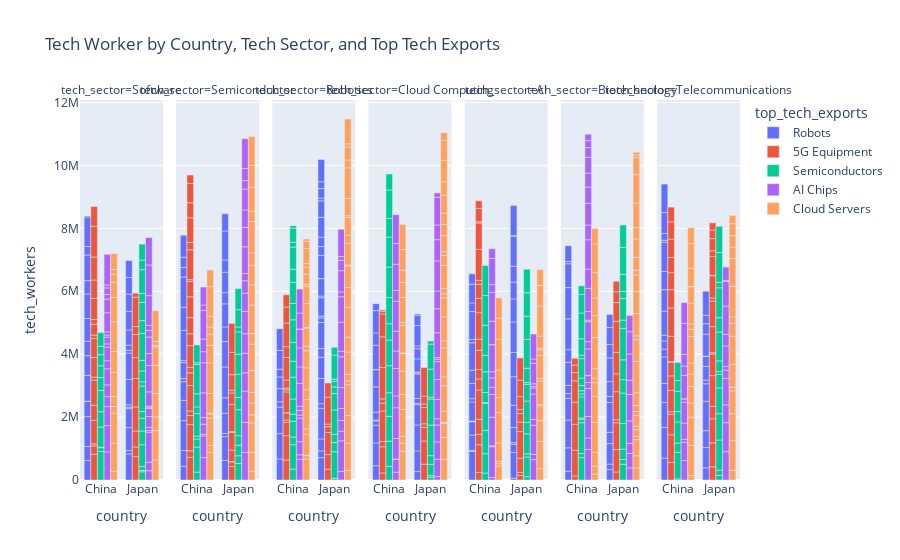

Notebook cell for this chart:
### Markdown cell above
###  Tech Worker by Country, Tech Sector, and Top Tech Exports

### Code cell
fig = px.bar(
    df, 
    x='country', 
    y='tech_workers', 
    color='top_tech_exports', 
    facet_col='tech_sector', 
    title=' Tech Worker by Country, Tech Sector, and Top Tech Exports',
    labels={'market_share':'Market Share (%)'}, 
    barmode='group',
    color_continuous_scale=px.colors.sequential.Rainbow
)

fig.show()

### Figure 1 — Plotly figure (JSON) as saved in the notebook; plotly's stock layout.template omitted (floating-point values rounded to 4 significant figures)
{"data": [{"alignmentgroup": "True", "hovertemplate": "top_tech_exports=Robots<br>tech_sector=Software<br>country=%{x}<br>tech_workers=%{y}<extra></extra>", "legendgroup": "Robots", "marker": {"color": "#636efa", "pattern": {"shape": ""}}, "name": "Robots", "offsetgroup": "Robots", "orientation": "v", "showlegend": true, "textposition": "auto", "type": "bar", "x": ["China", "China", "China", "Japan", "China", "China", "China", "China", "China", "Japan", "China", "Japan", "Japan", "China", "China", "Japan", "Japan", "Japan", "Japan", "China", "Japan", "Japan", "Japan", "Japan", "Japan", "China", "Japan", "China", "China", "Japan"], "xaxis": "x", "y": [621221, 443065, 950600, 828027, 483884, 7674, 820242, 626182, 457868, 112685, 722267, 724120, 603947, 781352, 425337, 47381, 75533, 803004, 840321, 812681, 84102, 166997, 483120, 592046, 548362, 270649, 526753, 937936, 32270, 540478], "yaxis": "y"}, {"alignmentgroup": "True", "hovertemplate": "top_tech_exports=Robots<br>tech_sector=Semiconductor<br>country=%{x}<br>tech_workers=%{y}<extra></extra>", "legendgroup": "Robots", "marker": {"color": "#636efa", "pattern": {"shape": ""}}, "name": "Robots", "offsetgroup": "Robots", "orientation": "v", "showlegend": false, "textposition": "auto", "type": "bar", "x": ["China", "Japan", "China", "Japan", "Japan", "China", "China", "China", "Japan", "Japan", "Japan", "China", "Japan", "China", "China", "Japan", "China", "Japan", "China", "Japan", "China", "Japan", "Japan", "China", "China", "Japan", "Japan", "China"], "xaxis": "x2", "y": [437676, 626542, 501388, 752277, 98184, 946541, 648351, 590464, 647532, 488972, 978406, 98321, 808198, 510169, 67899, 467035, 954288, 732084, 738530, 357302, 959646, 648708, 388128, 302498, 329325, 922811, 547170, 696850], "yaxis": "y2"}, {"alignmentgroup": "True", "hovertemplate": "top_tech_exports=Robots<br>tech_sector=Robotics<br>country=%{x}<br>tech_workers=%{y}<extra></extra>", "legendgroup": "Robots", "marker": {"color": "#636efa", "pattern": {"shape": ""}}, "name": "Robots", "offsetgroup": "Robots", "orientation": "v", "showlegend": false, "textposition": "auto", "type": "bar", "x": ["China", "Japan", "Japan", "China", "Japan", "Japan", "Japan", "Japan", "Japan", "Japan", "China", "China", "Japan", "Japan", "Japan", "China", "Japan", "Japan", "Japan", "Japan", "China", "China", "Japan", "Japan", "Japan", "China", "Japan", "Japan", "Japan", "Japan", "Japan", "China", "Japan"], "xaxis": "x3", "y": [669522, 710688, 214388, 803980, 378307, 973253, 150051, 802819, 672962, 279550, 844168, 167842, 827783, 139673, 59000, 418715, 587346, 53403, 551098, 3897, 371077, 246884, 736526, 280848, 300401, 599600, 628176, 523875, 86945, 304779, 214784, 686283, 711941], "yaxis": "y3"}, {"alignmentgroup": "True", "hovertemplate": "top_tech_exports=Robots<br>tech_sector=Cloud Computing<br>country=%{x}<br>tech_workers=%{y}<extra></extra>", "legendgroup": "Robots", "marker": {"color": "#636efa", "pattern": {"shape": ""}}, "name": "Robots", "offsetgroup": "Robots", "orientation": "v", "showlegend": false, "textposition": "auto", "type": "bar", "x": ["Japan", "Japan", "Japan", "Japan", "Japan", "Japan", "Japan", "China", "Japan", "China", "China", "China", "Japan", "Japan", "China", "China", "China", "Japan", "Japan", "Japan", "China", "Japan", "China", "China", "China", "Japan", "China", "China"], "xaxis": "x4", "y": [267852, 657941, 822998, 643117, 43123, 160360, 771796, 453524, 39758, 723900, 567576, 135870, 28230, 414516, 23112, 253823, 803491, 323273, 90749, 646109, 545193, 328782, 2422, 777090, 387977, 39348, 711907, 220135], "yaxis": "y4"}, {"alignmentgroup": "True", "hovertemplate": "top_tech_exports=Robots<br>tech_sector=AI<br>country=%{x}<br>tech_workers=%{y}<extra></extra>", "legendgroup": "Robots", "marker": {"color": "#636efa", "pattern": {"shape": ""}}, "name": "Robots", "offsetgroup": "Robots", "orientation": "v", "showlegend": false, "textposition": "auto", "type": "bar", "x": ["China", "China", "Japan", "Japan", "China", "Japan", "China", "Japan", "China", "Japan", "Japan", "Japan", "China", "China", "China", "Japan", "China", "China", "Japan", "Japan", "Japan", "China", "China", "China", "Japan", "Japan", "China", "China", "Japan", "China", "Japan"], "xaxis": "x5", "y": [914680, 27862, 56310, 819384, 488117, 259486, 422987, 54084, 4795, 480504, 707121, 906543, 15088, 608778, 103279, 770490, 484115, 420621, 972157, 730646, 535553, 871616, 107483, 884824, 501980, 958295, 276137, 594893, 13513, 329867, 957383], "yaxis": "y5"}, {"alignmentgroup": "True", "hovertemplate": "top_tech_exports=Robots<br>tech_sector=Biotechnology<br>country=%{x}<br>tech_workers=%{y}<extra></extra>", "legendgroup": "Robots", "marker": {"color": "#636efa", "pattern": {"shape": ""}}, "name": "Robots", "offsetgroup": "Robots", "orientation": "v", "showlegend": false, "textposition": "auto", "type": "bar", "x": ["Japan", "Japan", "China", "Japan", "China", "China", "Japan", "China", "Japan", "Japan", "China", "Japan", "Japan", "China", "China", "China", "China", "China", "China", "China", "Japan", "Japan", "China", "Japan"], "xaxis": "x6", "y": [329750, 176417, 280403, 652096, 742341, 883614, 358015, 688941, 947829, 191780, 148078, 470631, 757319, 262156, 736102, 400560, 981542, 993329, 756273, 69557, 425113, 541419, 507164, 414826], "yaxis": "y6"}, {"alignmentgroup": "True", "hovertemplate": "top_tech_exports=Robots<br>tech_sector=Telecommunications<br>country=%{x}<br>tech_workers=%{y}<extra></extra>", "legendgroup": "Robots", "marker": {"color": "#636efa", "pattern": {"shape": ""}}, "name": "Robots", "offsetgroup": "Robots", "orientation": "v", "showlegend": false, "textposition": "auto", "type": "bar", "x": ["Japan", "Japan", "China", "China", "China", "Japan", "Japan", "Japan", "China", "Japan", "Japan", "China", "China", "Japan", "China", "China", "China", "Japan", "China", "Japan", "China", "China", "China", "Japan", "China", "Japan", "China", "China", "Japan"], "xaxis": "x7", "y": [388538, 642280, 697113, 973546, 798506, 536756, 933739, 556372, 601029, 119307, 431428, 843188, 248763, 322702, 257509, 185159, 761963, 8845, 681829, 699067, 582568, 929806, 61364, 328563, 213229, 272339, 668838, 902674, 762557], "yaxis": "y7"}, {"alignmentgroup": "True", "hovertemplate": "top_tech_exports=5G Equipment<br>tech_sector=Software<br>country=%{x}<br>tech_workers=%{y}<extra></extra>", "legendgroup": "5G Equipment", "marker": {"color": "#EF553B", "pattern": {"shape": ""}}, "name": "5G Equipment", "offsetgroup": "5G Equipment", "orientation": "v", "showlegend": true, "textposition": "auto", "type": "bar", "x": ["Japan", "China", "Japan", "China", "Japan", "Japan", "China", "China", "China", "China", "Japan", "China", "China", "China", "China", "China", "Japan", "Japan", "Japan", "China", "China", "China", "Japan", "Japan", "China", "China", "China"], "xaxis": "x", "y": [743829, 821702, 307291, 263188, 506264, 767006, 65552, 743167, 479944, 799080, 901887, 100042, 619242, 607220, 105946, 348540, 665610, 732464, 253663, 147838, 671848, 584618, 934571, 126711, 731701, 981888, 622481], "yaxis": "y"}, {"alignmentgroup": "True", "hovertemplate": "top_tech_exports=5G Equipment<br>tech_sector=Semiconductor<br>country=%{x}<br>tech_workers=%{y}<extra></extra>", "legendgroup": "5G Equipment", "marker": {"color": "#EF553B", "pattern": {"shape": ""}}, "name": "5G Equipment", "offsetgroup": "5G Equipment", "orientation": "v", "showlegend": false, "textposition": "auto", "type": "bar", "x": ["Japan", "Japan", "China", "China", "China", "China", "China", "Japan", "Japan", "Japan", "Japan", "China", "Japan", "China", "China", "Japan", "China", "China", "Japan", "Japan", "China", "China", "China", "China", "Japan", "China", "Japan", "China", "China", "China", "China", "Japan", "China"], "xaxis": "x2", "y": [431928, 144794, 719896, 208069, 833753, 287284, 145031, 7874, 366187, 557972, 29761, 810275, 860711, 401399, 172947, 367341, 690861, 379485, 88159, 492215, 510399, 662796, 493908, 53372, 712146, 948026, 927284, 232611, 785535, 475680, 612778, 8272, 271019], "yaxis": "y2"}, {"alignmentgroup": "True", "hovertemplate": "top_tech_exports=5G Equipment<br>tech_sector=Robotics<br>country=%{x}<br>tech_workers=%{y}<extra></extra>", "legendgroup": "5G Equipment", "marker": {"color": "#EF553B", "pattern": {"shape": ""}}, "name": "5G Equipment", "offsetgroup": "5G Equipment", "orientation": "v", "showlegend": false, "textposition": "auto", "type": "bar", "x": ["China", "Japan", "Japan", "China", "China", "China", "China", "China", "China", "Japan", "China", "China", "China", "China", "Japan", "China", "Japan", "Japan", "China", "Japan", "China", "China"], "xaxis": "x3", "y": [632456, 345994, 463124, 777672, 421403, 76073, 226293, 3772, 662418, 702161, 68036, 58228, 252780, 720707, 182891, 338342, 82501, 858622, 751486, 447970, 508618, 389007], "yaxis": "y3"}, {"alignmentgroup": "True", "hovertemplate": "top_tech_exports=5G Equipment<br>tech_sector=Cloud Computing<br>country=%{x}<br>tech_workers=%{y}<extra></extra>", "legendgroup": "5G Equipment", "marker": {"color": "#EF553B", "pattern": {"shape": ""}}, "name": "5G Equipment", "offsetgroup": "5G Equipment", "orientation": "v", "showlegend": false, "textposition": "auto", "type": "bar", "x": ["China", "Japan", "Japan", "Japan", "China", "China", "Japan", "China", "Japan", "China", "China", "China", "Japan", "Japan", "China", "Japan", "China", "China", "China"], "xaxis": "x4", "y": [225028, 502253, 737641, 437506, 831750, 163961, 109296, 973834, 522258, 249207, 135933, 996999, 108487, 250349, 975361, 905957, 726237, 81453, 45591], "yaxis": "y4"}, {"alignmentgroup": "True", "hovertemplate": "top_tech_exports=5G Equipment<br>tech_sector=AI<br>country=%{x}<br>tech_workers=%{y}<extra></extra>", "legendgroup": "5G Equipment", "marker": {"color": "#EF553B", "pattern": {"shape": ""}}, "name": "5G Equipment", "offsetgroup": "5G Equipment", "orientation": "v", "showlegend": false, "textposition": "auto", "type": "bar", "x": ["Japan", "China", "Japan", "China", "China", "China", "China", "Japan", "Japan", "China", "Japan", "China", "China", "China", "Japan", "China", "China", "Japan", "China", "China", "China", "China", "China", "China", "Japan", "China", "Japan", "Japan"], "xaxis": "x5", "y": [148705, 240934, 91544, 881229, 329444, 476817, 932413, 451291, 847567, 350287, 303944, 304765, 609888, 348599, 271405, 845366, 454410, 122400, 446909, 123436, 986440, 839822, 38456, 426781, 413471, 239934, 525131, 703901], "yaxis": "y5"}, {"alignmentgroup": "True", "hovertemplate": "top_tech_exports=5G Equipment<br>tech_sector=Biotechnology<br>country=%{x}<br>tech_workers=%{y}<extra></extra>", "legendgroup": "5G Equipment", "marker": {"color": "#EF553B", "pattern": {"shape": ""}}, "name": "5G Equipment", "offsetgroup": "5G Equipment", "orientation": "v", "showlegend": false, "textposition": "auto", "type": "bar", "x": ["Japan", "China", "Japan", "Japan", "China", "China", "China", "Japan", "Japan", "Japan", "China", "Japan", "Japan", "Japan", "Japan", "China", "Japan", "China", "China"], "xaxis": "x6", "y": [256911, 127244, 710648, 853159, 819309, 819678, 703844, 94156, 891732, 569614, 683619, 682577, 987638, 593990, 343204, 260462, 331760, 237813, 215710], "yaxis": "y6"}, {"alignmentgroup": "True", "hovertemplate": "top_tech_exports=5G Equipment<br>tech_sector=Telecommunications<br>country=%{x}<br>tech_workers=%{y}<extra></extra>", "legendgroup": "5G Equipment", "marker": {"color": "#EF553B", "pattern": {"shape": ""}}, "name": "5G Equipment", "offsetgroup": "5G Equipment", "orientation": "v", "showlegend": false, "textposition": "auto", "type": "bar", "x": ["China", "China", "China", "China", "China", "China", "Japan", "China", "China", "Japan", "Japan", "Japan", "Japan", "China", "Japan", "China", "Japan", "China", "Japan", "China", "China", "Japan", "Japan", "Japan", "Japan", "Japan", "Japan", "China", "Japan", "China", "China", "Japan", "Japan"], "xaxis": "x7", "y": [560102, 877415, 648310, 83267, 682369, 459266, 419813, 423843, 25710, 761796, 764513, 399352, 973204, 807921, 685683, 899053, 42509, 582328, 827771, 540942, 484181, 812500, 99585, 707381, 13320, 595375, 181314, 583602, 389212, 547336, 468961, 270303, 231891], "yaxis": "y7"}, {"alignmentgroup": "True", "hovertemplate": "top_tech_exports=Semiconductors<br>tech_sector=Software<br>country=%{x}<br>tech_workers=%{y}<extra></extra>", "legendgroup": "Semiconductors", "marker": {"color": "#00cc96", "pattern": {"shape": ""}}, "name": "Semiconductors", "offsetgroup": "Semiconductors", "orientation": "v", "showlegend": true, "textposition": "auto", "type": "bar", "x": ["Japan", "China", "Japan", "Japan", "Japan", "China", "Japan", "Japan", "China", "China", "China", "Japan", "Japan", "China", "Japan", "Japan", "Japan", "China", "Japan", "China", "China", "Japan", "China", "Japan", "Japan", "Japan", "China", "Japan", "Japan"], "xaxis": "x", "y": [260824, 902884, 44275, 124559, 691894, 123930, 433949, 410918, 15965, 639279, 488923, 208556, 811122, 674904, 132805, 348212, 337953, 410525, 852378, 375112, 351729, 407709, 270377, 583039, 284786, 752341, 431753, 306241, 507526], "yaxis": "y"}, {"alignmentgroup": "True", "hovertemplate": "top_tech_exports=Semiconductors<br>tech_sector=Semiconductor<br>country=%{x}<br>tech_workers=%{y}<extra></extra>", "legendgroup": "Semiconductors", "marker": {"color": "#00cc96", "pattern": {"shape": ""}}, "name": "Semiconductors", "offsetgroup": "Semiconductors", "orientation": "v", "showlegend": false, "textposition": "auto", "type": "bar", "x": ["Japan", "China", "Japan", "Japan", "Japan", "China", "Japan", "Japan", "China", "Japan", "Japan", "Japan", "Japan", "China", "China", "Japan", "China", "China", "China", "Japan", "China", "China", "Japan"], "xaxis": "x2", "y": [524229, 250469, 247766, 336519, 301351, 794751, 823389, 393223, 257355, 734120, 638438, 707392, 158745, 92409, 716933, 548532, 212035, 416242, 932269, 672033, 56903, 562125, 15696], "yaxis": "y2"}, {"alignmentgroup": "True", "hovertemplate": "top_tech_exports=Semiconductors<br>tech_sector=Robotics<br>country=%{x}<br>tech_workers=%{y}<extra></extra>", "legendgroup": "Semiconductors", "marker": {"color": "#00cc96", "pattern": {"shape": ""}}, "name": "Semiconductors", "offsetgroup": "Semiconductors", "orientation": "v", "showlegend": false, "textposition": "auto", "type": "bar", "x": ["Japan", "China", "China", "Japan", "Japan", "China", "China", "Japan", "Japan", "Japan", "China", "China", "China", "China", "Japan", "China", "Japan", "China", "China", "China", "Japan", "China", "Japan", "China", "China", "China", "Japan", "China"], "xaxis": "x3", "y": [55776, 347411, 775334, 843280, 290502, 243665, 502168, 258917, 778490, 519586, 225239, 478756, 696405, 508102, 215291, 596274, 176776, 719455, 518078, 669605, 67952, 420029, 765097, 704480, 155739, 445849, 248333, 78288], "yaxis": "y3"}, {"alignmentgroup": "True", "hovertemplate": "top_tech_exports=Semiconductors<br>tech_sector=Cloud Computing<br>country=%{x}<br>tech_workers=%{y}<extra></extra>", "legendgroup": "Semiconductors", "marker": {"color": "#00cc96", "pattern": {"shape": ""}}, "name": "Semiconductors", "offsetgroup": "Semiconductors", "orientation": "v", "showlegend": false, "textposition": "auto", "type": "bar", "x": ["Japan", "Japan", "China", "Japan", "China", "Japan", "China", "China", "China", "Japan", "China", "Japan", "Japan", "Japan", "China", "China", "China", "China", "Japan", "China", "China", "Japan", "China"], "xaxis": "x4", "y": [90082, 48377, 435546, 361134, 798262, 273961, 790161, 749407, 860201, 969944, 814842, 828725, 61593, 891510, 520130, 830004, 971808, 951546, 794320, 594570, 902919, 101317, 506841], "yaxis": "y4"}, {"alignmentgroup": "True", "hovertemplate": "top_tech_exports=Semiconductors<br>tech_sector=AI<br>country=%{x}<br>tech_workers=%{y}<extra></extra>", "legendgroup": "Semiconductors", "marker": {"color": "#00cc96", "pattern": {"shape": ""}}, "name": "Semiconductors", "offsetgroup": "Semiconductors", "orientation": "v", "showlegend": false, "textposition": "auto", "type": "bar", "x": ["Japan", "Japan", "Japan", "Japan", "China", "China", "Japan", "China", "China", "Japan", "Japan", "China", "Japan", "China", "Japan", "Japan", "Japan", "China", "China", "Japan", "China", "Japan", "China", "China"], "xaxis": "x5", "y": [105255, 625355, 100126, 636721, 221271, 612722, 364084, 743345, 863673, 679269, 530279, 19300, 54839, 321828, 457091, 917122, 734989, 657867, 527399, 743915, 952463, 753196, 945342, 953486], "yaxis": "y5"}, {"alignmentgroup": "True", "hovertemplate": "top_tech_exports=Semiconductors<br>tech_sector=Biotechnology<br>country=%{x}<br>tech_workers=%{y}<extra></extra>", "legendgroup": "Semiconductors", "marker": {"color": "#00cc96", "pattern": {"shape": ""}}, "name": "Semiconductors", "offsetgroup": "Semiconductors", "orientation": "v", "showlegend": false, "textposition": "auto", "type": "bar", "x": ["Japan", "Japan", "China", "China", "Japan", "China", "China", "China", "China", "China", "Japan", "China", "Japan", "China", "China", "China", "Japan", "China", "Japan", "Japan", "China", "China", "China", "Japan", "China", "Japan", "Japan", "Japan", "Japan", "Japan"], "xaxis": "x6", "y": [500568, 151586, 711203, 129316, 329120, 980830, 111281, 37221, 672223, 94770, 815890, 100164, 965212, 167999, 234181, 618419, 428291, 112554, 628629, 994370, 517388, 820727, 591172, 268472, 275065, 690499, 225402, 540199, 855306, 710224], "yaxis": "y6"}, {"alignmentgroup": "True", "hovertemplate": "top_tech_exports=Semiconductors<br>tech_sector=Telecommunications<br>country=%{x}<br>tech_workers=%{y}<extra></extra>", "legendgroup": "Semiconductors", "marker": {"color": "#00cc96", "pattern": {"shape": ""}}, "name": "Semiconductors", "offsetgroup": "Semiconductors", "orientation": "v", "showlegend": false, "textposition": "auto", "type": "bar", "x": ["Japan", "Japan", "China", "China", "Japan", "Japan", "Japan", "China", "Japan", "China", "Japan", "China", "China", "Japan", "Japan", "Japan", "Japan", "China", "Japan", "Japan", "Japan", "China"], "xaxis": "x7", "y": [144404, 169730, 37104, 844470, 958161, 835798, 817957, 293165, 437651, 670015, 84807, 329099, 646728, 336663, 918618, 457123, 949591, 342184, 174432, 945972, 835623, 573815], "yaxis": "y7"}, {"alignmentgroup": "True", "hovertemplate": "top_tech_exports=AI Chips<br>tech_sector=Software<br>country=%{x}<br>tech_workers=%{y}<extra></extra>", "legendgroup": "AI Chips", "marker": {"color": "#ab63fa", "pattern": {"shape": ""}}, "name": "AI Chips", "offsetgroup": "AI Chips", "orientation": "v", "showlegend": true, "textposition": "auto", "type": "bar", "x": ["Japan", "Japan", "China", "China", "Japan", "Japan", "China", "Japan", "Japan", "China", "China", "Japan", "China", "Japan", "China", "Japan", "China", "China", "Japan", "China", "China", "Japan", "Japan", "China", "Japan", "China", "Japan", "China", "China", "Japan", "Japan", "Japan", "China", "China", "Japan", "China"], "xaxis": "x", "y": [294382, 274142, 891046, 838799, 946274, 54537, 604587, 105711, 342155, 316176, 373472, 263705, 509981, 19082, 255499, 49274, 435149, 101836, 454342, 214309, 66770, 836062, 382682, 103437, 523058, 605552, 206131, 434386, 149101, 166142, 942085, 975061, 206287, 93542, 875165, 975197], "yaxis": "y"}, {"alignmentgroup": "True", "hovertemplate": "top_tech_exports=AI Chips<br>tech_sector=Semiconductor<br>country=%{x}<br>tech_workers=%{y}<extra></extra>", "legendgroup": "AI Chips", "marker": {"color": "#ab63fa", "pattern": {"shape": ""}}, "name": "AI Chips", "offsetgroup": "AI Chips", "orientation": "v", "showlegend": false, "textposition": "auto", "type": "bar", "x": ["China", "China", "Japan", "Japan", "Japan", "China", "Japan", "China", "Japan", "China", "Japan", "Japan", "Japan", "Japan", "China", "Japan", "China", "China", "Japan", "Japan", "China", "Japan", "Japan", "China", "China", "Japan", "China", "Japan", "Japan"], "xaxis": "x2", "y": [710891, 690949, 877468, 953041, 994850, 51354, 581867, 319341, 622256, 212831, 620588, 708199, 580199, 395938, 785864, 230557, 955057, 353801, 847496, 616889, 402238, 555006, 664416, 907578, 174042, 268793, 570189, 384382, 947793], "yaxis": "y2"}, {"alignmentgroup": "True", "hovertemplate": "top_tech_exports=AI Chips<br>tech_sector=Robotics<br>country=%{x}<br>tech_workers=%{y}<extra></extra>", "legendgroup": "AI Chips", "marker": {"color": "#ab63fa", "pattern": {"shape": ""}}, "name": "AI Chips", "offsetgroup": "AI Chips", "orientation": "v", "showlegend": false, "textposition": "auto", "type": "bar", "x": ["China", "China", "China", "Japan", "Japan", "China", "China", "Japan", "China", "Japan", "Japan", "China", "Japan", "China", "Japan", "China", "China", "China", "Japan", "China", "China", "Japan", "Japan", "Japan", "Japan", "China", "Japan", "Japan", "Japan"], "xaxis": "x3", "y": [654162, 146593, 416491, 271425, 972755, 751399, 97273, 308444, 149005, 341514, 380918, 131656, 662855, 723336, 978375, 526038, 600548, 591659, 177276, 12465, 506687, 925522, 807257, 150838, 676775, 762755, 330250, 117349, 870018], "yaxis": "y3"}, {"alignmentgroup": "True", "hovertemplate": "top_tech_exports=AI Chips<br>tech_sector=Cloud Computing<br>country=%{x}<br>tech_workers=%{y}<extra></extra>", "legendgroup": "AI Chips", "marker": {"color": "#ab63fa", "pattern": {"shape": ""}}, "name": "AI Chips", "offsetgroup": "AI Chips", "orientation": "v", "showlegend": false, "textposition": "auto", "type": "bar", "x": ["Japan", "Japan", "China", "Japan", "China", "Japan", "China", "Japan", "Japan", "China", "Japan", "China", "Japan", "China", "Japan", "Japan", "Japan", "Japan", "Japan", "Japan", "China", "China", "Japan", "Japan", "China", "China", "Japan", "China", "China", "Japan", "China", "China"], "xaxis": "x4", "y": [107643, 554324, 247804, 549937, 403767, 540250, 16614, 193225, 613101, 651472, 635092, 977089, 568653, 376565, 76370, 56829, 784151, 762599, 567395, 955753, 871435, 557283, 675153, 466423, 628731, 950194, 883120, 345769, 834397, 134219, 655661, 916312], "yaxis": "y4"}, {"alignmentgroup": "True", "hovertemplate": "top_tech_exports=AI Chips<br>tech_sector=AI<br>country=%{x}<br>tech_workers=%{y}<extra></extra>", "legendgroup": "AI Chips", "marker": {"color": "#ab63fa", "pattern": {"shape": ""}}, "name": "AI Chips", "offsetgroup": "AI Chips", "orientation": "v", "showlegend": false, "textposition": "auto", "type": "bar", "x": ["China", "Japan", "Japan", "China", "China", "China", "China", "Japan", "China", "China", "China", "China", "China", "China", "Japan", "Japan", "Japan", "Japan", "China", "Japan", "Japan", "Japan", "China", "Japan", "China", "China"], "xaxis": "x5", "y": [78086, 647986, 167111, 979719, 32651, 902190, 724397, 925150, 229929, 297901, 197981, 857017, 4415, 739968, 185967, 805976, 191834, 52150, 919439, 81300, 655717, 133098, 249165, 794369, 829863, 307552], "yaxis": "y5"}, {"alignmentgroup": "True", "hovertemplate": "top_tech_exports=AI Chips<br>tech_sector=Biotechnology<br>country=%{x}<br>tech_workers=%{y}<extra></extra>", "legendgroup": "AI Chips", "marker": {"color": "#ab63fa", "pattern": {"shape": ""}}, "name": "AI Chips", "offsetgroup": "AI Chips", "orientation": "v", "showlegend": false, "textposition": "auto", "type": "bar", "x": ["China", "China", "Japan", "China", "China", "China", "China", "China", "Japan", "China", "China", "China", "Japan", "Japan", "China", "Japan", "Japan", "China", "Japan", "China", "China", "China", "China", "China", "China", "China", "China", "China", "Japan", "China", "China", "Japan"], "xaxis": "x6", "y": [969639, 366752, 385308, 682620, 888256, 192863, 216689, 11630, 458645, 838824, 229870, 633799, 325960, 709899, 50448, 837662, 452622, 273399, 838127, 738267, 611937, 932026, 469895, 688690, 516531, 444037, 500445, 310603, 704872, 222089, 203083, 514227], "yaxis": "y6"}, {"alignmentgroup": "True", "hovertemplate": "top_tech_exports=AI Chips<br>tech_sector=Telecommunications<br>country=%{x}<br>tech_workers=%{y}<extra></extra>", "legendgroup": "AI Chips", "marker": {"color": "#ab63fa", "pattern": {"shape": ""}}, "name": "AI Chips", "offsetgroup": "AI Chips", "orientation": "v", "showlegend": false, "textposition": "auto", "type": "bar", "x": ["China", "Japan", "Japan", "China", "China", "Japan", "Japan", "China", "China", "China", "China", "Japan", "Japan", "China", "China", "Japan", "Japan", "China", "Japan", "Japan", "Japan", "China", "China", "Japan"], "xaxis": "x7", "y": [618099, 900889, 921432, 583101, 94643, 565499, 842079, 512761, 665449, 105260, 2568, 262268, 113791, 745045, 295074, 653696, 372008, 372468, 898145, 783098, 33564, 984630, 660519, 423263], "yaxis": "y7"}, {"alignmentgroup": "True", "hovertemplate": "top_tech_exports=Cloud Servers<br>tech_sector=Software<br>country=%{x}<br>tech_workers=%{y}<extra></extra>", "legendgroup": "Cloud Servers", "marker": {"color": "#FFA15A", "pattern": {"shape": ""}}, "name": "Cloud Servers", "offsetgroup": "Cloud Servers", "orientation": "v", "showlegend": true, "textposition": "auto", "type": "bar", "x": ["China", "China", "Japan", "Japan", "China", "Japan", "Japan", "Japan", "China", "Japan", "China", "China", "China", "Japan", "Japan", "China", "China", "China", "China", "China", "Japan", "China"], "xaxis": "x", "y": [276696, 893671, 636223, 933360, 957256, 437202, 739703, 899694, 207190, 584292, 318685, 769616, 663961, 47851, 128345, 945586, 770693, 479214, 256526, 151073, 972775, 507960], "yaxis": "y"}, {"alignmentgroup": "True", "hovertemplate": "top_tech_exports=Cloud Servers<br>tech_sector=Semiconductor<br>country=%{x}<br>tech_workers=%{y}<extra></extra>", "legendgroup": "Cloud Servers", "marker": {"color": "#FFA15A", "pattern": {"shape": ""}}, "name": "Cloud Servers", "offsetgroup": "Cloud Servers", "orientation": "v", "showlegend": false, "textposition": "auto", "type": "bar", "x": ["China", "China", "Japan", "Japan", "Japan", "Japan", "Japan", "China", "China", "China", "Japan", "China", "China", "China", "Japan", "Japan", "Japan", "Japan", "China", "Japan", "Japan", "China", "China", "Japan", "Japan", "Japan", "Japan", "China", "Japan", "China", "Japan"], "xaxis": "x2", "y": [877994, 221253, 280612, 594929, 937549, 258684, 379252, 866025, 139208, 15409, 331007, 628035, 975156, 558932, 696350, 838577, 336868, 909575, 351149, 636074, 633600, 227785, 348094, 386359, 996791, 320824, 767624, 937773, 700525, 531135, 913524], "yaxis": "y2"}, {"alignmentgroup": "True", "hovertemplate": "top_tech_exports=Cloud Servers<br>tech_sector=Robotics<br>country=%{x}<br>tech_workers=%{y}<extra></extra>", "legendgroup": "Cloud Servers", "marker": {"color": "#FFA15A", "pattern": {"shape": ""}}, "name": "Cloud Servers", "offsetgroup": "Cloud Servers", "orientation": "v", "showlegend": false, "textposition": "auto", "type": "bar", "x": ["Japan", "China", "China", "Japan", "China", "Japan", "Japan", "Japan", "Japan", "Japan", "Japan", "Japan", "China", "Japan", "China", "China", "China", "China", "China", "China", "China", "China", "Japan", "China", "Japan", "Japan", "Japan", "Japan", "China", "Japan", "China", "Japan", "Japan", "Japan", "China", "Japan", "China", "China", "China", "China", "Japan", "China", "Japan"], "xaxis": "x3", "y": [303333, 667370, 107662, 870424, 11367, 876449, 979680, 117699, 207003, 712303, 473355, 958282, 669738, 623953, 165998, 933787, 316305, 692360, 541482, 147330, 575661, 20052, 678408, 764164, 33584, 696205, 249552, 565535, 548782, 57721, 55468, 552191, 968774, 249029, 325766, 411963, 224267, 111650, 477468, 233668, 99987, 70781, 790774], "yaxis": "y3"}, {"alignmentgroup": "True", "hovertemplate": "top_tech_exports=Cloud Servers<br>tech_sector=Cloud Computing<br>country=%{x}<br>tech_workers=%{y}<extra></extra>", "legendgroup": "Cloud Servers", "marker": {"color": "#FFA15A", "pattern": {"shape": ""}}, "name": "Cloud Servers", "offsetgroup": "Cloud Servers", "orientation": "v", "showlegend": false, "textposition": "auto", "type": "bar", "x": ["Japan", "Japan", "Japan", "China", "Japan", "Japan", "China", "Japan", "China", "China", "China", "Japan", "Japan", "Japan", "Japan", "Japan", "Japan", "Japan", "China", "China", "China", "China", "China", "Japan", "Japan", "Japan", "Japan", "China", "Japan", "Japan", "Japan", "China", "China", "Japan", "Japan", "Japan", "Japan", "China", "China"], "xaxis": "x4", "y": [657459, 701536, 437928, 914380, 37718, 354409, 258113, 804817, 216687, 852316, 479884, 282281, 921783, 221966, 764226, 606422, 125663, 174012, 741690, 566605, 6578, 890985, 80626, 737750, 317207, 111859, 510179, 794110, 352834, 366515, 573560, 480343, 388717, 419404, 684875, 629651, 248565, 653761, 797033], "yaxis": "y4"}, {"alignmentgroup": "True", "hovertemplate": "top_tech_exports=Cloud Servers<br>tech_sector=AI<br>country=%{x}<br>tech_workers=%{y}<extra></extra>", "legendgroup": "Cloud Servers", "marker": {"color": "#FFA15A", "pattern": {"shape": ""}}, "name": "Cloud Servers", "offsetgroup": "Cloud Servers", "orientation": "v", "showlegend": false, "textposition": "auto", "type": "bar", "x": ["Japan", "Japan", "China", "China", "China", "China", "Japan", "Japan", "China", "Japan", "China", "Japan", "Japan", "Japan", "Japan", "Japan", "China", "China", "Japan", "China", "Japan", "China", "Japan", "Japan"], "xaxis": "x5", "y": [357355, 869769, 443721, 76070, 75666, 581056, 654701, 473737, 970939, 43337, 474511, 749523, 79380, 730641, 175525, 52428, 877082, 982137, 389837, 663008, 956287, 648027, 657757, 494351], "yaxis": "y5"}, {"alignmentgroup": "True", "hovertemplate": "top_tech_exports=Cloud Servers<br>tech_sector=Biotechnology<br>country=%{x}<br>tech_workers=%{y}<extra></extra>", "legendgroup": "Cloud Servers", "marker": {"color": "#FFA15A", "pattern": {"shape": ""}}, "name": "Cloud Servers", "offsetgroup": "Cloud Servers", "orientation": "v", "showlegend": false, "textposition": "auto", "type": "bar", "x": ["Japan", "Japan", "Japan", "China", "China", "Japan", "China", "Japan", "China", "Japan", "Japan", "Japan", "Japan", "China", "Japan", "Japan", "China", "Japan", "Japan", "China", "China", "China", "Japan", "China", "China", "Japan", "China", "Japan", "Japan", "Japan", "Japan", "Japan", "Japan", "China", "Japan", "China", "Japan", "Japan", "Japan"], "xaxis": "x6", "y": [382884, 386910, 514321, 185551, 253400, 104240, 438542, 211213, 956488, 117412, 339803, 121077, 189329, 833147, 407021, 994715, 427446, 694893, 118884, 149534, 296259, 986343, 706785, 695604, 560786, 704379, 809280, 529837, 144329, 413152, 580800, 358171, 787489, 910399, 898194, 492759, 540152, 83285, 89645], "yaxis": "y6"}, {"alignmentgroup": "True", "hovertemplate": "top_tech_exports=Cloud Servers<br>tech_sector=Telecommunications<br>country=%{x}<br>tech_workers=%{y}<extra></extra>", "legendgroup": "Cloud Servers", "marker": {"color": "#FFA15A", "pattern": {"shape": ""}}, "name": "Cloud Servers", "offsetgroup": "Cloud Servers", "orientation": "v", "showlegend": false, "textposition": "auto", "type": "bar", "x": ["China", "Japan", "Japan", "China", "China", "China", "China", "China", "Japan", "China", "Japan", "China", "Japan", "China", "Japan", "Japan", "China", "China", "Japan", "Japan", "Japan", "China", "Japan", "Japan", "Japan", "China", "China", "Japan", "Japan", "China", "China"], "xaxis": "x7", "y": [142474, 307508, 943719, 958228, 898684, 450440, 529853, 387123, 857522, 352959, 724197, 843345, 113728, 223391, 730675, 895575, 175308, 663186, 415533, 194116, 978114, 519401, 881476, 362765, 360931, 5401, 580902, 382290, 266013, 782715, 504208], "yaxis": "y7"}], "layout": {"annotations": [{"font": {}, "showarrow": false, "text": "tech_sector=Software", "x": 0.06286, "xanchor": "center", "xref": "paper", "y": 1, "yanchor": "bottom", "yref": "paper"}, {"font": {}, "showarrow": false, "text": "tech_sector=Semiconductor", "x": 0.2086, "xanchor": "center", "xref": "paper", "y": 1, "yanchor": "bottom", "yref": "paper"}, {"font": {}, "showarrow": false, "text": "tech_sector=Robotics", "x": 0.3543, "xanchor": "center", "xref": "paper", "y": 1, "yanchor": "bottom", "yref": "paper"}, {"font": {}, "showarrow": false, "text": "tech_sector=Cloud Computing", "x": 0.5, "xanchor": "center", "xref": "paper", "y": 1, "yanchor": "bottom", "yref": "paper"}, {"font": {}, "showarrow": false, "text": "tech_sector=AI", "x": 0.6457, "xanchor": "center", "xref": "paper", "y": 1, "yanchor": "bottom", "yref": "paper"}, {"font": {}, "showarrow": false, "text": "tech_sector=Biotechnology", "x": 0.7914, "xanchor": "center", "xref": "paper", "y": 1, "yanchor": "bottom", "yref": "paper"}, {"font": {}, "showarrow": false, "text": "tech_sector=Telecommunications", "x": 0.9371, "xanchor": "center", "xref": "paper", "y": 1, "yanchor": "bottom", "yref": "paper"}], "barmode": "group", "legend": {"title": {"text": "top_tech_exports"}, "tracegroupgap": 0}, "title": {"text": " Tech Worker by Country, Tech Sector, and Top Tech Exports"}, "xaxis": {"anchor": "y", "domain": [0, 0.1257], "title": {"text": "country"}}, "xaxis2": {"anchor": "y2", "domain": [0.1457, 0.2714], "matches": "x", "title": {"text": "country"}}, "xaxis3": {"anchor": "y3", "domain": [0.2914, 0.4171], "matches": "x", "title": {"text": "country"}}, "xaxis4": {"anchor": "y4", "domain": [0.4371, 0.5629], "matches": "x", "title": {"text": "country"}}, "xaxis5": {"anchor": "y5", "domain": [0.5829, 0.7086], "matches": "x", "title": {"text": "country"}}, "xaxis6": {"anchor": "y6", "domain": [0.7286, 0.8543], "matches": "x", "title": {"text": "country"}}, "xaxis7": {"anchor": "y7", "domain": [0.8743, 1.0], "matches": "x", "title": {"text": "country"}}, "yaxis": {"anchor": "x", "domain": [0, 1], "title": {"text": "tech_workers"}}, "yaxis2": {"anchor": "x2", "domain": [0, 1], "matches": "y", "showticklabels": false}, "yaxis3": {"anchor": "x3", "domain": [0, 1], "matches": "y", "showticklabels": false}, "yaxis4": {"anchor": "x4", "domain": [0, 1], "matches": "y", "showticklabels": false}, "yaxis5": {"anchor": "x5", "domain": [0, 1], "matches": "y", "showticklabels": false}, "yaxis6": {"anchor": "x6", "domain": [0, 1], "matches": "y", "showticklabels": false}, "yaxis7": {"anchor": "x7", "domain": [0, 1], "matches": "y", "showticklabels": false}}}
